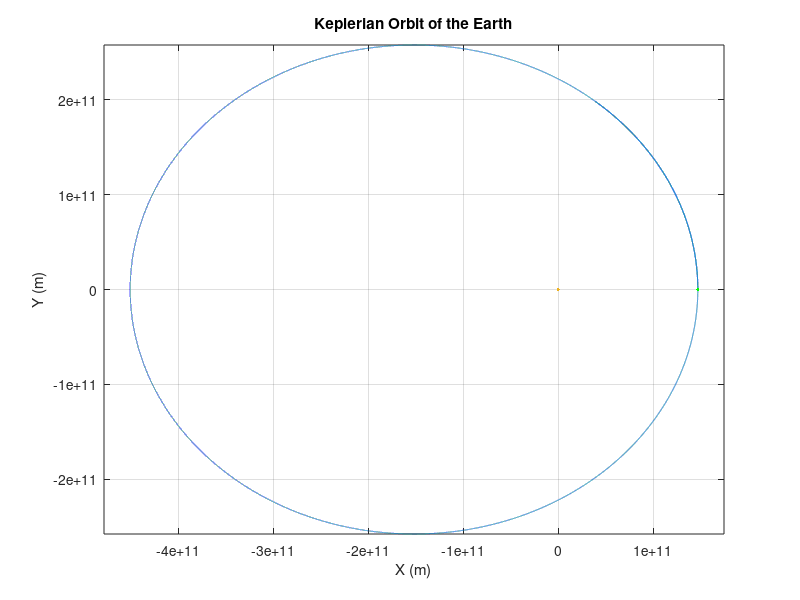

This chart was generated by the following MATLAB code:
dt = 1000;
M = 1.9891e30;
G = 6.67430e-11;
t = 0:dt:9.6e7;

r = zeros(size(t));   
r_dot = zeros(size(t));   
theta = zeros(size(t));   
theta_dot = zeros(size(t));

Y = [r,theta,r_dot,theta_dot];

r(1)     = 1.471e11;   
r_dot(1)  = 0;          
theta(1) = 0 ;         
theta_dot(1)  = 36889/1.471e11 ;

for i = 1:length(t)
    
    k1_Y1 = r_dot(i);
    k1_Y2 = -G*M / (r(i)^2) + r(i)*(theta_dot(i)^2);
    k1_Y3 = theta_dot(i);
    k1_Y4 = -2*theta_dot(i)*r_dot(i)/r(i);

    r2    = r(i)         + 0.5*dt*k1_Y1;
    rd2   = r_dot(i)     + 0.5*dt*k1_Y2;
    th2   = theta(i)     + 0.5*dt*k1_Y3;
    td2   = theta_dot(i) + 0.5*dt*k1_Y4;

    k2_Y1 = rd2;
    k2_Y2 = -G*M/r2^2 + r2*td2^2;
    k2_Y3 = td2;
    k2_Y4 = -2*rd2*td2/r2;

    r3    = r(i)         + 0.5*dt*k2_Y1;
    rd3   = r_dot(i)     + 0.5*dt*k2_Y2;
    th3   = theta(i)     + 0.5*dt*k2_Y3;
    td3   = theta_dot(i) + 0.5*dt*k2_Y4;

    k3_Y1 = rd3;
    k3_Y2 = -G*M/r3^2 + r3*td3^2;
    k3_Y3 = td3;
    k3_Y4 = -2*rd3*td3/r3;

    r4    = r(i)         + dt*k3_Y1;
    rd4   = r_dot(i)     + dt*k3_Y2;
    th4   = theta(i)     + dt*k3_Y3;
    td4   = theta_dot(i) + dt*k3_Y4;
    
    k4_Y1 = rd4;
    k4_Y2 = -G*M/r4^2 + r4*td4^2;
    k4_Y3 = td4;
    k4_Y4 = -2*rd4*td4/r4;

    r(i+1)     = r(i)     + (dt/6)*(k1_Y1 + 2*k2_Y1 + 2*k3_Y1 + k4_Y1);
    r_dot(i+1) = r_dot(i) + (dt/6)*(k1_Y2 + 2*k2_Y2 + 2*k3_Y2 + k4_Y2);
    theta(i+1) = theta(i) + (dt/6)*(k1_Y3 + 2*k2_Y3 + 2*k3_Y3 + k4_Y3);
    theta_dot(i+1) = theta_dot(i) + (dt/6)*(k1_Y4 + 2*k2_Y4 + 2*k3_Y4 + k4_Y4);
    
end 

x = r .* cos(theta);
y = r .* sin(theta);
figure;
plot(x, y);
hold on;
plot(0,0,'y.',MarkerSize=100);
plot(x(1),0,'g.',MarkerSize=50);
xlabel('X (m)');
ylabel('Y (m)');
title('Keplerian Orbit of the Earth');
axis equal;
grid on;
